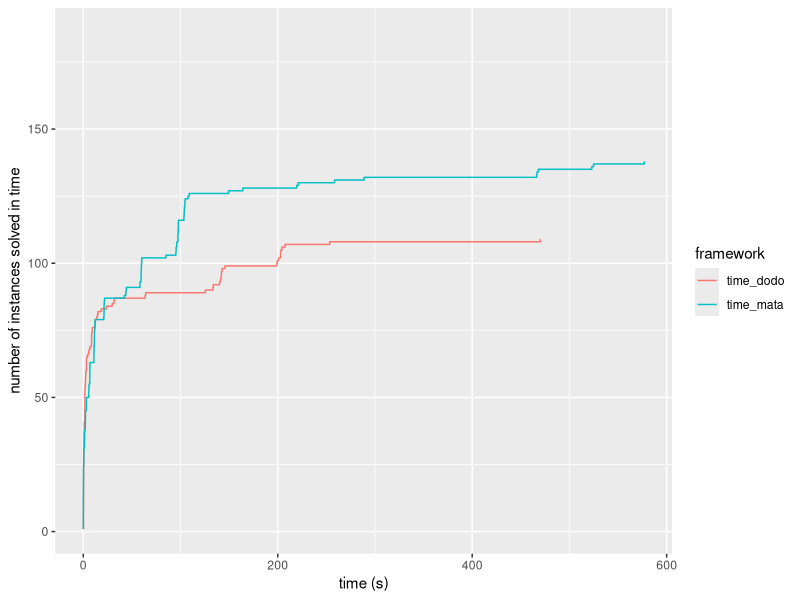
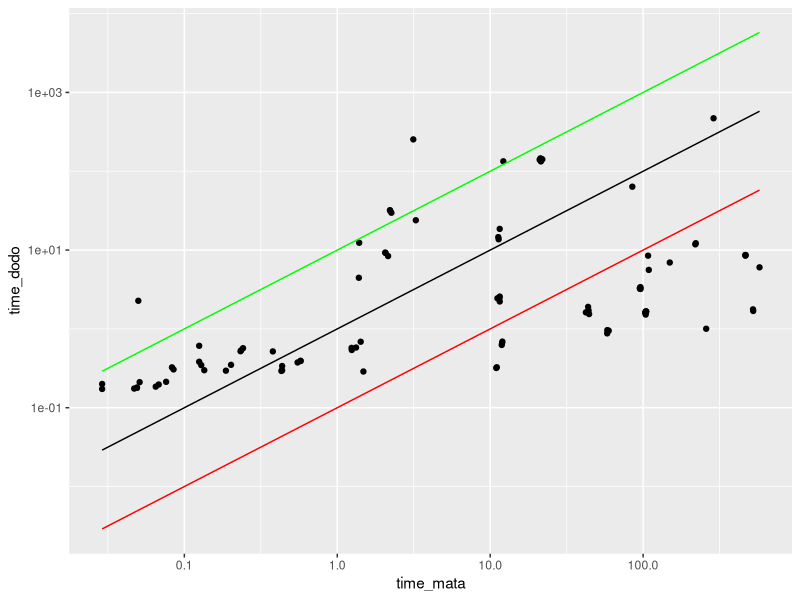
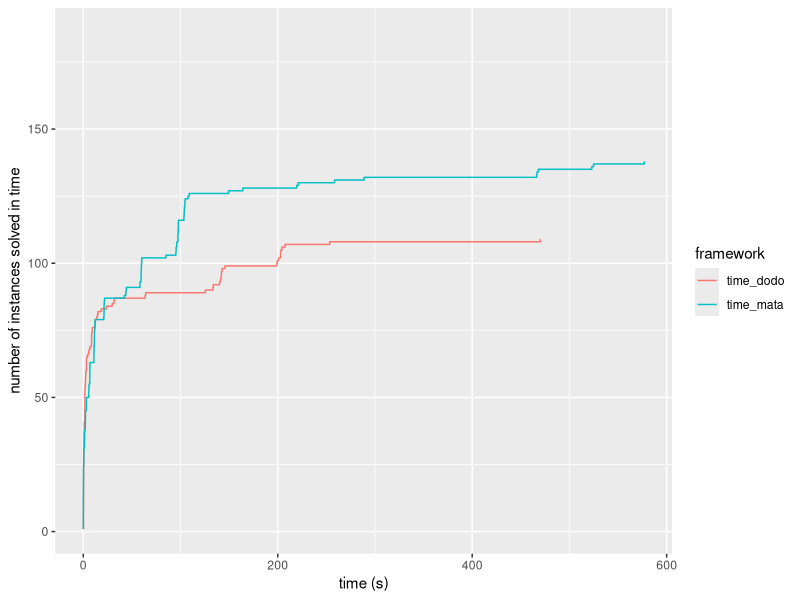

These figures' R source, in order:
library(tidyverse)
 
results_mata <- read_csv("results/oneshot_comparison_mata.csv")
results_dodo <- read_csv("results/oneshot_comparison_dodo.csv") 

results <- full_join(results_mata, results_dodo, by = join_by(name, property, interpretation), suffix = c("_mata", "_dodo"))

# how many were solved? -> text output
print(factor(results$output_mata) %>% summary())
print(factor(results$output_dodo) %>% summary())
print("solved by mata, but not by dodo:")
print(sum(results$output_mata %in% c("0", "1") & !(results$output_dodo %in% c("0", "1"))))
print("solved by dodo, but not by mata:")
print(sum(results$output_dodo %in% c("0", "1") & !(results$output_mata %in% c("0", "1"))))

# how fast were they solved?
results %>%
  pivot_longer(cols = c(time_mata, time_dodo), names_to = "column", values_to = "time") %>%
  group_by(column) %>%
  arrange(time) %>%
  mutate(solved_cumulatively = row_number()) %>%
  ggplot() +
  geom_step(mapping = aes(x = time, color = column, y = solved_cumulatively)) +
  xlab("time (s)") +
  ylab("number of instances solved in time") +
  labs(color = "framework")
ggsave("cumulative.png")

results %>%
  ggplot() +
  geom_point(mapping = aes(x = time_mata, y = time_dodo)) +
  scale_x_log10() +
  scale_y_log10() +
  geom_function(fun = function(x) x) +
  geom_function(fun = function(x) 10 * x, color = "green") +
  geom_function(fun = function(x) 0.1 * x, color = "red")
